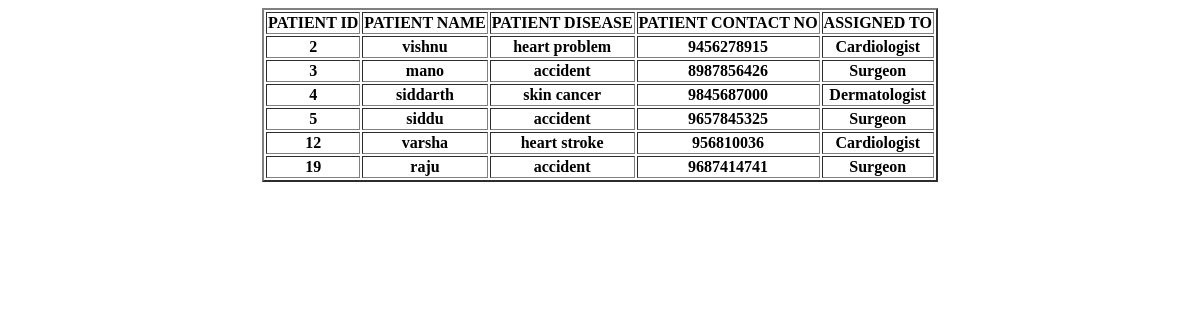
The app's page /view_patients/, older data.
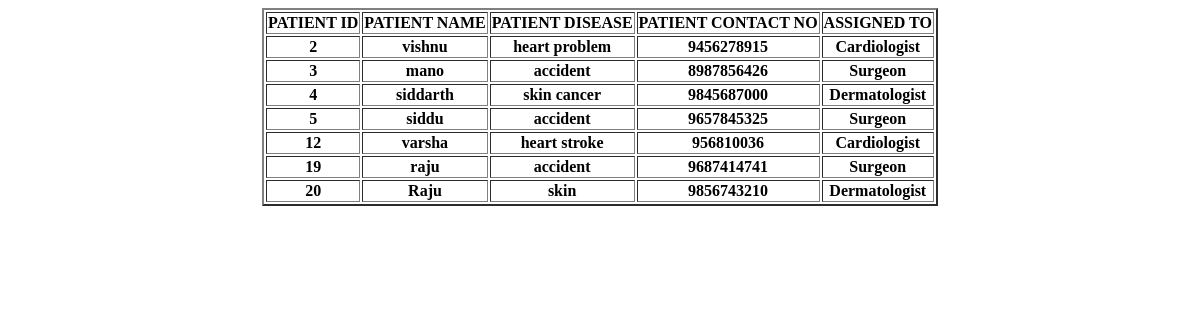
The same page, newer data.
### app/models.py (models this page shows)
class Patient(models.Model):
    patient_id = models.IntegerField(primary_key=True)
    patient_name = models.CharField(max_length=30)
    disease = models.CharField(max_length=30)
    patient_contact_no = models.IntegerField()
    doc_id = models.ManyToManyField(doctorModel)
    status = models.CharField(max_length=10,default=False)

class doctorModel(models.Model):
    doc_id = models.IntegerField(primary_key=True)
    name = models.CharField(max_length=30)
    specialization = models.CharField(max_length=30)
    contact = models.IntegerField()
    password = models.CharField(max_length=10)
    def __str__(self):
        return self.specialization

### templates/patient_list.html
<table align="center" border="2">
    <tr><th>PATIENT ID</th>
    <th>PATIENT NAME</th>
    <th>PATIENT DISEASE</th>
    <th>PATIENT CONTACT NO</th>
    <th>ASSIGNED TO</th></tr>
{% for x in object_list %}
<tr><th>{{x.patient_id}}</th>
    <th>{{x.patient_name}}</th>
    <th>{{x.disease}}</th>
    <th>{{x.patient_contact_no}}</th>
<th>{% for y in x.doc_id.all %}{{ y }}
    <br/>
    {% endfor %}</th>
</tr>
{% endfor %}
</table>

Row changes from the older to the newer data that the page shows:
added Patient: patient_id "20", patient_name "Raju", disease "skin", patient_contact_no "9856743210", doctorModel (specialization "Dermatologist")
